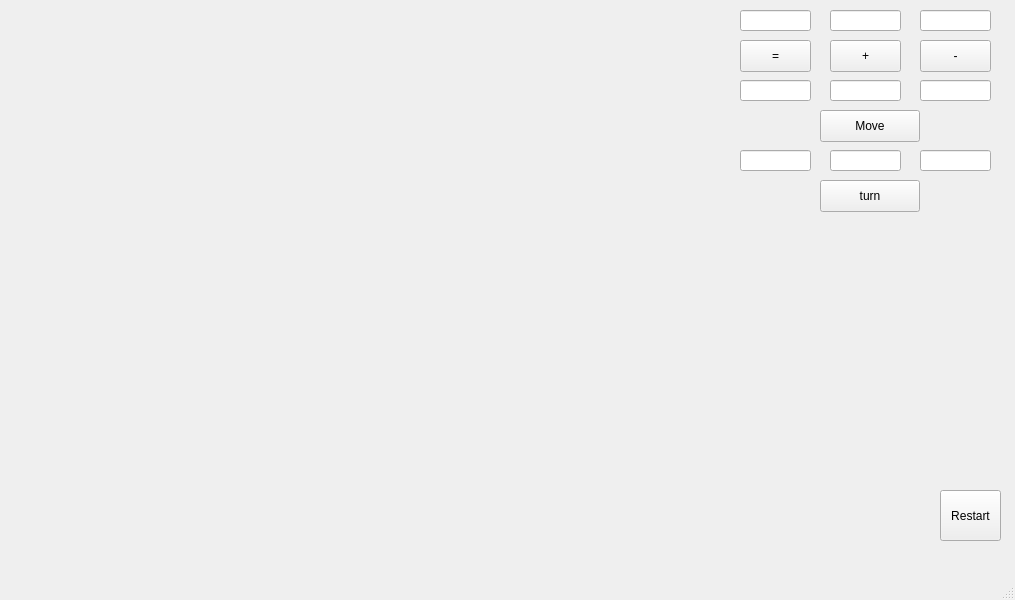
<?xml version="1.0" encoding="UTF-8"?>
<ui version="4.0">
 <class>MainWindow</class>
 <widget class="QMainWindow" name="MainWindow">
  <property name="geometry">
   <rect>
    <x>0</x>
    <y>0</y>
    <width>1015</width>
    <height>600</height>
   </rect>
  </property>
  <property name="windowTitle">
   <string>MainWindow</string>
  </property>
  <widget class="QWidget" name="centralwidget">
   <widget class="Widget" name="widget" native="true">
    <property name="geometry">
     <rect>
      <x>10</x>
      <y>10</y>
      <width>721</width>
      <height>531</height>
     </rect>
    </property>
   </widget>
   <widget class="QPushButton" name="plus_plus">
    <property name="geometry">
     <rect>
      <x>830</x>
      <y>40</y>
      <width>71</width>
      <height>32</height>
     </rect>
    </property>
    <property name="text">
     <string>+</string>
    </property>
   </widget>
   <widget class="QPushButton" name="minus_minus">
    <property name="geometry">
     <rect>
      <x>920</x>
      <y>40</y>
      <width>71</width>
      <height>32</height>
     </rect>
    </property>
    <property name="text">
     <string>-</string>
    </property>
   </widget>
   <widget class="QLineEdit" name="x_size">
    <property name="geometry">
     <rect>
      <x>740</x>
      <y>10</y>
      <width>71</width>
      <height>21</height>
     </rect>
    </property>
   </widget>
   <widget class="QLineEdit" name="y_size">
    <property name="geometry">
     <rect>
      <x>830</x>
      <y>10</y>
      <width>71</width>
      <height>21</height>
     </rect>
    </property>
   </widget>
   <widget class="QLineEdit" name="z_size">
    <property name="geometry">
     <rect>
      <x>920</x>
      <y>10</y>
      <width>71</width>
      <height>21</height>
     </rect>
    </property>
   </widget>
   <widget class="QPushButton" name="equal">
    <property name="geometry">
     <rect>
      <x>740</x>
      <y>40</y>
      <width>71</width>
      <height>32</height>
     </rect>
    </property>
    <property name="text">
     <string>=</string>
    </property>
   </widget>
   <widget class="QLineEdit" name="y_move">
    <property name="geometry">
     <rect>
      <x>830</x>
      <y>80</y>
      <width>71</width>
      <height>21</height>
     </rect>
    </property>
   </widget>
   <widget class="QLineEdit" name="x_move">
    <property name="geometry">
     <rect>
      <x>740</x>
      <y>80</y>
      <width>71</width>
      <height>21</height>
     </rect>
    </property>
   </widget>
   <widget class="QLineEdit" name="z_move">
    <property name="geometry">
     <rect>
      <x>920</x>
      <y>80</y>
      <width>71</width>
      <height>21</height>
     </rect>
    </property>
   </widget>
   <widget class="QPushButton" name="move_go">
    <property name="geometry">
     <rect>
      <x>820</x>
      <y>110</y>
      <width>100</width>
      <height>32</height>
     </rect>
    </property>
    <property name="text">
     <string>Move</string>
    </property>
   </widget>
   <widget class="QLineEdit" name="x_turn">
    <property name="geometry">
     <rect>
      <x>740</x>
      <y>150</y>
      <width>71</width>
      <height>21</height>
     </rect>
    </property>
    <property name="text">
     <string/>
    </property>
   </widget>
   <widget class="QLineEdit" name="z_turn">
    <property name="geometry">
     <rect>
      <x>920</x>
      <y>150</y>
      <width>71</width>
      <height>21</height>
     </rect>
    </property>
    <property name="text">
     <string/>
    </property>
   </widget>
   <widget class="QPushButton" name="rotate">
    <property name="geometry">
     <rect>
      <x>820</x>
      <y>180</y>
      <width>100</width>
      <height>32</height>
     </rect>
    </property>
    <property name="text">
     <string>turn</string>
    </property>
   </widget>
   <widget class="QLineEdit" name="y_turn">
    <property name="geometry">
     <rect>
      <x>830</x>
      <y>150</y>
      <width>71</width>
      <height>21</height>
     </rect>
    </property>
    <property name="text">
     <string/>
    </property>
   </widget>
   <widget class="QPushButton" name="restart">
    <property name="geometry">
     <rect>
      <x>940</x>
      <y>490</y>
      <width>61</width>
      <height>51</height>
     </rect>
    </property>
    <property name="text">
     <string>Restart</string>
    </property>
   </widget>
  </widget>
  <widget class="QMenuBar" name="menubar">
   <property name="geometry">
    <rect>
     <x>0</x>
     <y>0</y>
     <width>1015</width>
     <height>24</height>
    </rect>
   </property>
  </widget>
  <widget class="QStatusBar" name="statusbar"/>
 </widget>
 <customwidgets>
  <customwidget>
   <class>Widget</class>
   <extends>QWidget</extends>
   <header>widget.h</header>
   <container>1</container>
  </customwidget>
 </customwidgets>
 <resources/>
 <connections/>
</ui>
